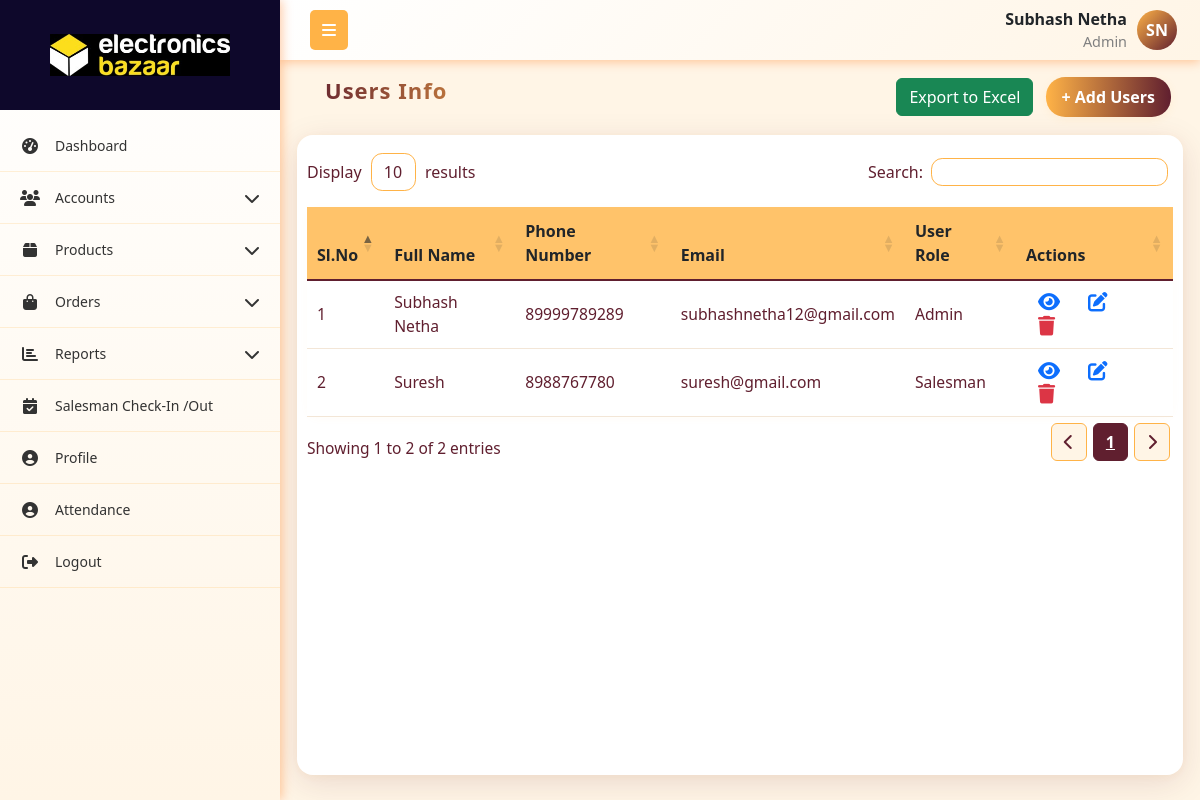
Page /user/table/ (signed in) on the committed database.
### App1/models.py (models this page shows, shortened)
class User(models.Model):
    role = models.ForeignKey(Role,on_delete=models.SET_NULL, null=True, related_name="role")
    username = models.CharField(max_length=255, unique=True)
    password = models.CharField(max_length=255)
    first_name = models.CharField(max_length=255)
    last_name = models.CharField(max_length=255,null=True, blank=True)
    email = models.EmailField(unique=True)
    phone_number = models.CharField(max_length=15, unique=True)
    address = models.TextField(null=True, blank=True)
    city = models.CharField(max_length=255,null=True, blank=True)
    state = models.CharField(max_length=255,null=True, blank=True)
    pincode = models.CharField(max_length=10,null=True, blank=True)
    is_active = models.BooleanField(default=True)
    created_at = models.DateTimeField(auto_now_add=True)
    updated_at = models.DateTimeField(auto_now=True)
    profile_picture = models.ImageField(upload_to='profile_pictures/', null=True, blank=True)

class Role(models.Model):
    name = models.CharField(max_length=255, unique=True)
    created_at = models.DateTimeField(auto_now_add=True)
    updated_at = models.DateTimeField(auto_now=True)
    def __str__(self):
        return f"{self.name}"

### App1/views.py (the view)
# urls.py: path('user/table/', user_table, name='user_table'),
def user_table(request):
    current_user, role_permission = get_logged_in_user(request)
    if not current_user:
        return redirect('login')
    users = User.objects.all()
    context = { 'users': users , 'current_user':current_user, 'role_permission':role_permission}
    return render(request,'accounts/user_table.html', context)

### App1/views.py (called while the page is built)
def get_logged_in_user(request):
    username = request.session.get('current_user')
    if not username:
        return None, None  # always return a tuple
    try:
        user = User.objects.get(username=username)
        try:
            role_permission = RolePermissions.objects.get(role=user.role)
        except RolePermissions.DoesNotExist:
            role_permission = None
        return user, role_permission
    except User.DoesNotExist:
        return None, None

### templates/accounts/user_table.html (shortened to what this page needs)
{% extends 'company_admin/base.html' %}
{% load static %}
{% block content %}
<link rel="stylesheet" href="https://cdn.datatables.net/1.13.4/css/dataTables.bootstrap5.min.css">
<link rel="stylesheet" href="https://cdn.datatables.net/responsive/2.4.1/css/responsive.bootstrap5.min.css">
<link rel="stylesheet" href="https://cdnjs.cloudflare.com/ajax/libs/font-awesome/6.4.0/css/all.min.css">
<div class="container mt-1">
    <div class="mb-0 p-0">
        <div class="d-flex justify-content-between flex-wrap m-1">
            <h5 class="header">Users Info</h5>
            <div>
                <div style="position: relative; display: inline-block;">
                    <button onclick="toggleColumnSelector()" class="btn btn-success">Export to Excel</button>
                </div>
                {% if role_permission.users_a %}
                <a href="{% url 'add_user' %}" class="btn btn-primary m-2">+ Add Users</a>
                {% endif %}
            </div>
        </div>
    </div>
    <div class="custom-card">
        <table id="usertable" class="table align-middle" style="width:100%">
            <thead class="table-header">
                <tr>
                    <th>Sl.No</th>
                    <th>Full Name</th>
                    <th>Phone Number</th>
                    <th>Email</th>
                    <th>User Role</th>
                    <th>Actions</th>
                </tr>
            </thead>
            <tbody>
                {% for user in users %}
                <tr>
                    <td>{{ forloop.counter }}</td>
                    <td>{{ user.first_name }} {{ user.last_name }}</td>
                    <td>{{ user.phone_number }}</td>
                    <td>{{ user.email }}</td>
                    <td>{{ user.role }}</td>
                    <td>
                        <a href="{% url 'view_user' user.id %}" class="btn-icon" title="View">
                        </a>
                        {% if role_permission.users_e %}
                        <a href="{% url 'edit_user' user.id %}" class="btn-icon text-decoration-none" title="Edit">
                        </a>
                        {% endif %}
                        {% if role_permission.users_d %}
                        <a href="{% url 'delete_user' user.id %}" onclick="return confirm('Are you sure?');" class="btn-icon" title="Delete">
                        </a>
                        {% endif %}
                    </td>
                </tr>
                {% endfor %}
            </tbody>
        </table>
    </div>
</div>
{% endblock content %}

### templates/company_admin/base.html (shortened to what this page needs)
{% load static %}
<!DOCTYPE html>
<html lang="en">
<head>
    <link href="https://cdnjs.cloudflare.com/ajax/libs/bootstrap/5.3.0/css/bootstrap.min.css" rel="stylesheet">
    <link href="https://cdnjs.cloudflare.com/ajax/libs/font-awesome/6.4.0/css/all.min.css" rel="stylesheet">
    <link rel="stylesheet" href="https://cdn.datatables.net/1.13.4/css/dataTables.bootstrap5.min.css">
    <link rel="stylesheet" href="https://cdn.datatables.net/responsive/2.4.1/css/responsive.bootstrap5.min.css">
    <link rel="stylesheet" href="{% static 'css/alert.css' %}">
</head>
<body>
    <nav class="top-navbar">
        <div class="navbar-container">
            <div class="navbar-left">
                <button class="sidebar-toggle" id="sidebarToggle">
                    <i class="fas fa-bars"></i>
                </button>
            </div>
            <div class="navbar-right me-2">
                <div class="navbar-user-info">
                    <span class="username">{{current_user.first_name}} {{current_user.last_name}}</span>
                    <span class="role">{{current_user.role.name}}</span>
                </div>
                {% if current_user.profile_picture %}
                    <img src="{{ current_user.profile_picture.url }}"
                        alt="{{ current_user.get_full_name }}"
                        class="navbar-profile-img">
                {% else %}
                     <div class="navbar-profile-fallback">
                        {{ current_user.first_name|first|upper }}{{ current_user.last_name|first|upper }}
                    </div>
                {% endif %}
            </div>
        </div>
    </nav>
    <nav class="sidebar" id="sidebar">
        <div class="sidebar-logo-container">
            <img src="{% static 'images/main-logo.jpg' %}" alt="Company Logo"  class="logo">
        </div>
        <ul class="nav flex-column sidebar-nav">
            {% if role_permission.dashboard_v %}
            <li class="nav-item">
                <a class="nav-link" href="{% url 'dashboard' %}">
                    <i class="fas fa-tachometer-alt nav-icon"></i>
                    <span class="nav-text">Dashboard</span>
                </a>
            </li>
            {% endif %}
            {% if role_permission.roles_v or role_permission.users_v or role_permission.customer_v %}
            <li class="nav-item">
                <a class="nav-link" href="#">
                    <i class="fas fa-users nav-icon"></i>
                    <span class="nav-text">Accounts</span>
                    <i class="fas fa-chevron-down arrow"></i>
                </a>
            </li>
            {% endif %}
            {% if role_permission.category_v or role_permission.all_products_v or role_permission.daily_production_v or role_permission.inventory_v %}
            <li class="nav-item">
                <a class="nav-link" href="#">
                    <i class="fas fa-box nav-icon"></i>
                    <span class="nav-text">Products</span>
                    <i class="fas fa-chevron-down arrow"></i>
                </a>
            </li>
            {% endif %}
            {% if role_permission.orders_v %}
            <li class="nav-item">
                <a class="nav-link" href="#">
                    <i class="fas fa-shopping-bag nav-icon"></i>
                    <span class="nav-text">Orders</span>
                    <i class="fas fa-chevron-down arrow"></i>
                </a>
            </li>
            {% endif %}
            {% if role_permission.s_reports_v or role_permission.c_reports_v %}
            <li class="nav-item">
                <a class="nav-link" href="#">
                    <i class="fas fa-chart-bar nav-icon"></i>
                    <span class="nav-text">Reports</span>
                    <i class="fas fa-chevron-down arrow"></i>
                </a>
            </li>
            {% endif %}
            {% if current_user.role.name == 'Admin' %}
            <li class="nav-item">
                <a class="nav-link" href="{% url 'salesman_visit_list' %}">
                    <i class="fas fa-calendar-check nav-icon"></i>
                    <span class="nav-text">Salesman Check-In /Out</span>
                </a>
            </li>
            {% endif %}
            <li class="nav-item">
                <a class="nav-link" href="{% url 'profile' %}">
                    <i class="fas fa-user-circle nav-icon"></i>
                    <span class="nav-text">Profile</span>
                </a>
            </li>
            <li class="nav-item">
                <a class="nav-link" href="{% url 'attendance' %}">
                    <i class="fas fa-user-circle nav-icon"></i>
                    <span class="nav-text">Attendance</span>
                </a>
            </li>
            <li class="nav-item">
                <a class="nav-link" href="{% url 'logout' %}" onclick="return confirm('Are you sure?');" >
                    <i class="fas fa-sign-out-alt nav-icon"></i>
                    <span class="nav-text">Logout</span>
                </a>
            </li>
        </ul>
    </nav>
    <main class="main-content" id="mainContent">
        {% block content %}{% endblock %}
    </main>
</body>
</html>

### templates/company_admin/base.html (style rules this page uses)
:root { --primary-red: #601F2F; --primary-orange: #ffb347; --accent-yellow: #fc3; --light-orange: #fff5e6; --dark-red: #4a1824; --sidebar-width: 280px; --sidebar-collapsed: 60px; }
* { box-sizing: border-box; }
body { font-family: 'Segoe UI', Tahoma, Geneva, Verdana, sans-serif; background-color: #f8f9fa; margin: 0; padding: 0; overflow-x: hidden; }
.top-navbar { background: linear-gradient(135deg, white 0%, var(--light-orange) 100%); box-shadow: 0 2px 10px rgba(255, 106, 0, 0.35); position: fixed; top: 0; left: var(--sidebar-width); right: 0; z-index: 1030; height: 60px; padding: 0; transition: left 0.3s ease; }
.navbar-container { display: flex; align-items: center; justify-content: space-between; height: 100%; padding: 0 15px; max-width: 100%; }
.navbar-left { display: flex; align-items: center; flex-shrink: 0; }
.sidebar-toggle { background: var(--primary-orange); border: none; color: white; padding: 8px 12px; border-radius: 5px; margin-left: 15px; cursor: pointer; }
.navbar-right { flex-shrink: 0; display: flex; align-items: center; gap: 10px; }
.navbar-profile-fallback { width: 40px; height: 40px; border-radius: 50%; background: linear-gradient(135deg, var(--primary-orange), var(--primary-red)); color: #fff; display: flex; align-items: center; justify-content: center; font-weight: 600; font-size: 16px; }
.navbar-user-info { display: flex; flex-direction: column; align-items: flex-end; }
.navbar-user-info .username { font-weight: 600; }
.navbar-user-info .role { font-size: 0.9rem; color: gray; }
.sidebar { position: fixed; top: 0; left: 0; height: 100vh; width: var(--sidebar-width); background: linear-gradient(180deg, white 0%, var(--light-orange) 100%); transform: translateX(0); transition: width 0.3s ease; z-index: 1040; overflow-y: auto; box-shadow: 2px 0 10px rgba(255, 106, 0, 0.35); display: flex; flex-direction: column; }
.sidebar-logo-container { display: flex; align-items: center; justify-content: center; height: 110px; width: 100%; background-color: #0e082b; margin-bottom: 10px; transition: opacity 0.3s, height 0.3s, margin-bottom 0.3s; }
.sidebar-logo-container .logo { width: 200px; height: auto; background: transparent; padding: 8px 10px; }
.sidebar:not(.collapsed) .sidebar-logo-container { opacity: 1; height: 110px; margin-bottom: 10px; }
.sidebar-nav { padding: 0; margin: 0; list-style: none; flex: 1 1 auto; }
.nav-item { border-bottom: 1px solid rgba(255, 179, 71, 0.2); }
.nav-link { color: #333; padding: 15px 20px; display: flex; align-items: center; text-decoration: none; transition: all 0.3s ease; position: relative; cursor: pointer; }
.nav-icon { width: 20px; margin-right: 15px; text-align: center; font-size: 16px; }
.nav-text { flex-grow: 1; font-size: 14px; }
.arrow { transition: transform 0.3s ease; margin-left: auto; }
.main-content { margin-top: 60px; padding: 5px; transition: margin-left 0.3s ease; min-height: calc(100vh - 60px); }
@media (min-width: 768px) { .sidebar { transform: translateX(0); top: 0; height: 100vh; } }
@media (min-width: 768px) { .main-content { margin-left: var(--sidebar-width); } }

### rows in the picture
User: first_name "Subhash", last_name "Netha", role.name "Admin", first_name|first "S", last_name|first "N", phone_number "89999789289", email "subhashnetha12@gmail.com", role "Admin"
User: first_name "Suresh", phone_number "8988767780", email "suresh@gmail.com", role "Salesman"
